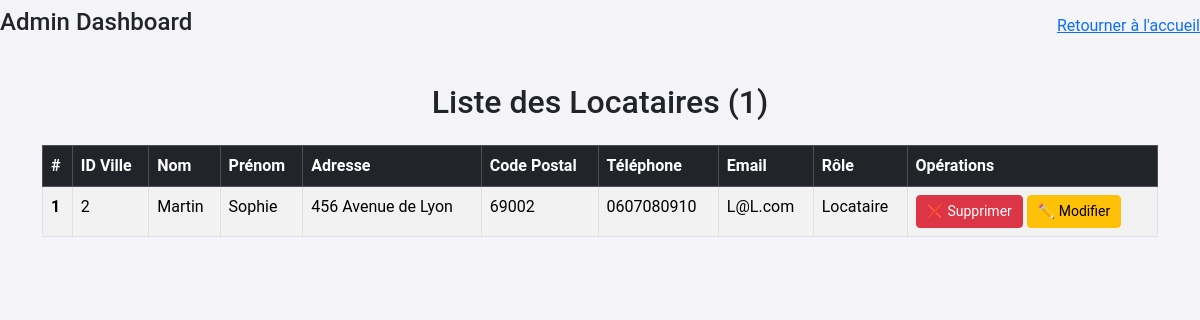
Page /Vue/vue_select_locataire.php on the committed database.
### tables this page shows
CREATE TABLE IF NOT EXISTS LOCATAIRE (
        ID_LOCATAIRE INT NOT NULL,
        ID_VILLE INT NOT NULL,

        NOM VARCHAR(40) NOT NULL,

        PRENOM VARCHAR(40) NOT NULL,

        ADRESSE VARCHAR(70) NOT NULL,

        CODE_POSTAL int(5) NOT NULL,

        TELEPHONE VARCHAR(10) NOT NULL,

        EMAIL VARCHAR(50) NOT NULL,

        MDP VARCHAR(255) NOT NULL,   

        ROLE enum ('Admin','Locataire','Proprietaire'),

        CONSTRAINT PK_LOCATAIRE PRIMARY KEY (ID_LOCATAIRE),
        Constraint Unicite_email Unique (email)
    );

### Modele/Modele.class.php (called while the page is built, shortened)
<?php
	class Modele {
		private $unPdo ;
		public function __construct(){
			try {
				$serveur="localhost";
				$bdd = "NeigeSoleil";
				$user = "root";
				$mdp = "";
				$this->unPdo = new PDO("mysql:host=".$serveur.";dbname=".$bdd, $user, $mdp);
			}
			catch(PDOException $exp){
				echo "<br> Erreur de connexion à la BDD :".$exp->getMessage();
			}
		}
public function selectAllLocataires (){
	$requete="select * from locataire ;";
	$exec = $this->unPdo->prepare($requete);
	$exec->execute();
	return $exec->fetchAll();
}
}
	?>

### Controlleur/Controlleur.class.php (called while the page is built, shortened)
    <?php
   require_once __DIR__ . "/../Modele/Modele.class.php";
    class Controleur {
        private $unModele;
        public function __construct (){
            $this->unModele = new Modele();
        }
      public function selectAllLocataires(){
        return $this->unModele->selectAllLocataires();
    }
}
?>

### Vue/vue_select_locataire.php (the view, shortened to what this page needs)
<?php
require_once '../Controlleur/Controlleur.class.php';
$unControleur = new Controleur();
$lesLocataires = $unControleur->selectAllLocataires();
?>
<!DOCTYPE html>
<html lang="fr">
<head>
    <link href="https://cdn.jsdelivr.net/npm/bootstrap@5.3.3/dist/css/bootstrap.min.css" rel="stylesheet">
</head>
<body>
<header>
    <nav class="navbar">
        <div class="navbar-header">
            <h4>Admin Dashboard</h4>
        </div>
        <div class="navbar-center">
            <a href="vue_indexadmin.php">Retourner à l'accueil</a>
        </div>
    </nav>
</header>
<div class="container">
    <h2 class="mb-4 text-center">Liste des Locataires (<?= isset($lesLocataires) ? count($lesLocataires) : 0 ?>)</h2>
    <table class="table table-hover table-bordered table-striped">
        <thead class="table-dark">
            <tr>
                <th>#</th>
                <th>ID Ville</th>
                <th>Nom</th>
                <th>Prénom</th>
                <th>Adresse</th>
                <th>Code Postal</th>
                <th>Téléphone</th>
                <th>Email</th>
                <th>Rôle</th>
                <th>Opérations</th>
            </tr>
        </thead>
        <tbody>
            <?php if (!empty($lesLocataires)): ?>
                <?php $i = 1; ?>
                <?php foreach ($lesLocataires as $unLocataire): ?>
                    <tr>
                        <th scope="row"><?= $i ?></th>
                        <td><?= htmlspecialchars($unLocataire['ID_VILLE']) ?></td>
                        <td><?= htmlspecialchars($unLocataire['NOM']) ?></td>
                        <td><?= htmlspecialchars($unLocataire['PRENOM']) ?></td>
                        <td><?= htmlspecialchars($unLocataire['ADRESSE']) ?></td>
                        <td><?= htmlspecialchars($unLocataire['CODE_POSTAL']) ?></td>
                        <td><?= htmlspecialchars($unLocataire['TELEPHONE']) ?></td>
                        <td><?= htmlspecialchars($unLocataire['EMAIL']) ?></td>
                        <td><?= htmlspecialchars($unLocataire['ROLE']) ?></td>
                        <td>
                            <form method="post" style="display:inline;">
                                <button type="submit" class="btn btn-danger btn-sm">❌ Supprimer</button>
                            </form>
                            <a href="modifier_locataire.php?id=<?= $unLocataire['ID_LOCATAIRE'] ?>" class="btn btn-warning btn-sm">
                                ✏️ Modifier
                            </a>
                        </td>
                    </tr>
                    <?php $i++; ?>
                <?php endforeach; ?>
            <?php else: ?>
                <tr>
                    <td colspan="10" class="text-center">Aucun locataire trouvé.</td>
                </tr>
            <?php endif; ?>
        </tbody>
    </table>
</div>
</body>
</html>

### Vue/vue_select_locataire.php (style rules this page uses)
body { font-family: "Roboto", sans-serif; background-color: #f4f4f9; }
.container { margin-top: 30px; }
.btn-sm { padding: 5px 10px; }

### rows in the picture
locataire: ID_VILLE "2", NOM "Martin", PRENOM "Sophie", ADRESSE "456 Avenue de Lyon", CODE_POSTAL "69002", TELEPHONE "0607080910", EMAIL "L@L.com", ROLE "Locataire"

### other values in the picture
count($lesLocataires) "1"
